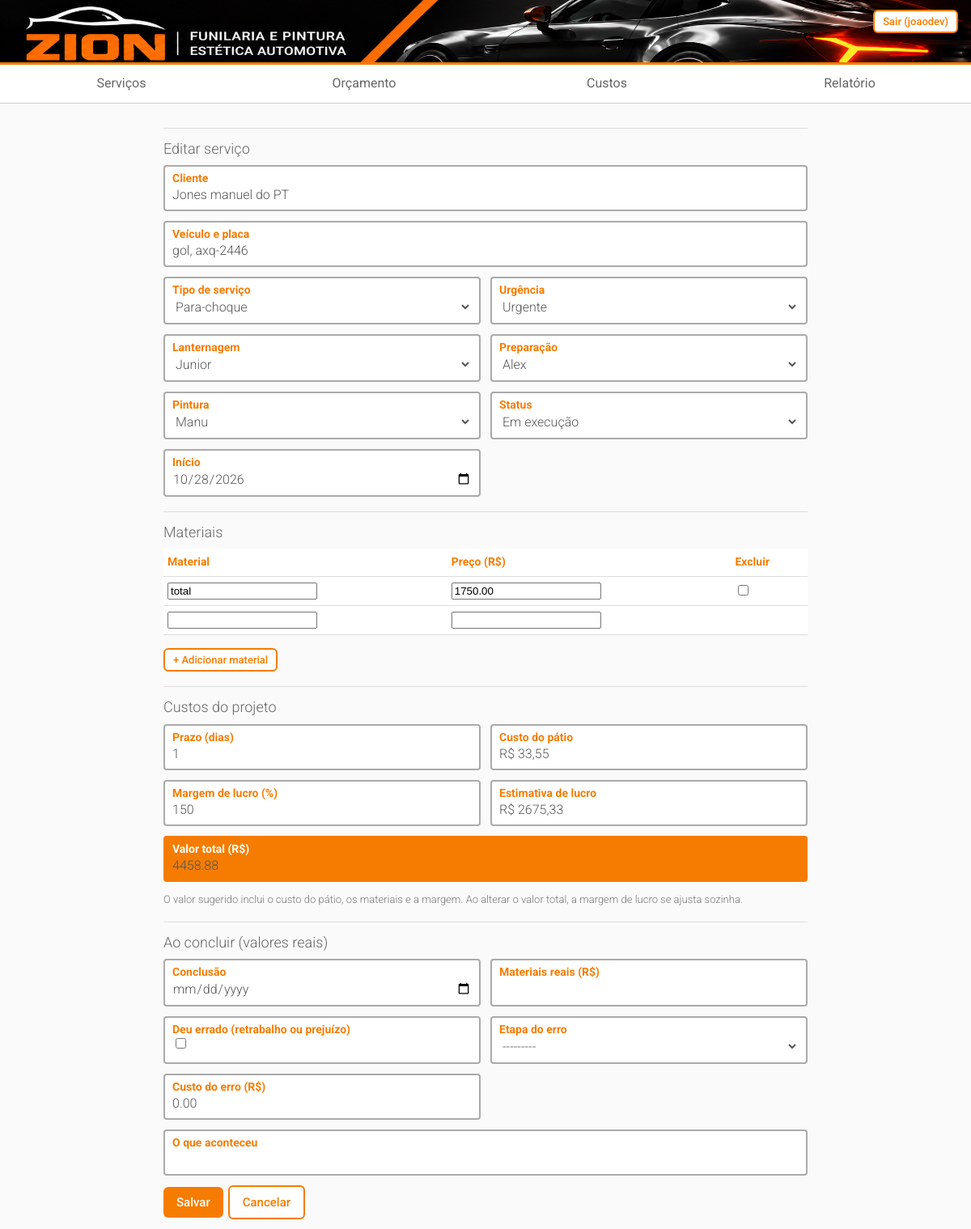
/servicos/11/editar/ (signed in), run on the app's committed database.
### oficina/models.py (models this page shows, shortened)
class Servico(models.Model):
    TIPOS = [
        ("para-choque", "Para-choque"), ("retoque", "Retoque e polimento"),
        ("lanternagem", "Lanternagem"), ("pintura-parcial", "Pintura parcial"),
        ("pintura-completa", "Pintura completa"), ("outro", "Outro"),
    ]
    URGENCIAS = [("normal", "Normal"), ("alta", "Alta"), ("urgente", "Urgente")]
    STATUS = [("execucao", "Em execução"), ("concluido", "Concluído")]
    ETAPAS = [("lanternagem", "Lanternagem"), ("preparacao", "Preparação"), ("pintura", "Pintura")]
    cliente = models.CharField(max_length=120, blank=True)
    veiculo = models.CharField("Veículo e placa", max_length=120, blank=True)
    tipo = models.CharField("Tipo de serviço", max_length=20, choices=TIPOS)
    urgencia = models.CharField("Urgência", max_length=10, choices=URGENCIAS, default="normal")
    status = models.CharField(max_length=10, choices=STATUS, default="execucao")
    prazo = models.PositiveIntegerField("Prazo (dias)", default=1)
    preco = models.DecimalField("Valor total (R$)", max_digits=10, decimal_places=2)
    inicio = models.DateField("Início", default=timezone.localdate)
    fim = models.DateField("Conclusão", null=True, blank=True)
    fixado = models.BooleanField("Fixado no topo da fila", default=False)
    lanternagem = models.ForeignKey(Funcionario, null=True, blank=True, on_delete=models.SET_NULL,
                                    related_name="+", verbose_name="Lanternagem")
    preparacao = models.ForeignKey(Funcionario, null=True, blank=True, on_delete=models.SET_NULL,
                                   related_name="+", verbose_name="Preparação")
    pintura = models.ForeignKey(Funcionario, null=True, blank=True, on_delete=models.SET_NULL,
                                related_name="+", verbose_name="Pintura")
    materiais_reais = models.DecimalField("Materiais reais (R$)", max_digits=10, decimal_places=2,
                                          null=True, blank=True)
    erro = models.BooleanField("Deu errado (retrabalho ou prejuízo)", default=False)
    erro_etapa = models.CharField("Etapa do erro", max_length=12, choices=ETAPAS, blank=True)
    erro_custo = models.DecimalField("Custo do erro (R$)", max_digits=10, decimal_places=2, default=0)
    erro_obs = models.CharField("O que aconteceu", max_length=200, blank=True)
    @property
    def dias(self):
        fim = self.fim or timezone.localdate()
        return max(1, (fim - self.inicio).days)

### oficina/views.py (the view)
# urls.py: path("servicos/<int:pk>/editar/", views.servico_form, name="servico_editar"),
@login_required
def servico_form(request, pk=None):
    obj = get_object_or_404(Servico, pk=pk) if pk else None
    form = ServicoForm(request.POST or None, instance=obj)
    if not obj:  # na criação, esconde os campos que só valem depois do serviço pronto
        for nome in ("fim", "materiais_reais", "erro", "erro_etapa", "erro_custo", "erro_obs"):
            del form.fields[nome]
    formset = MaterialFormSet(request.POST or None, instance=obj)
    if request.method == "POST" and form.is_valid() and formset.is_valid():
        servico = form.save()
        formset.instance = servico
        formset.save()
        messages.success(request, "Serviço salvo.")
        return redirect("fila")
    cfg = ConfiguracaoCustos.atual()
    return render(request, "oficina/servico_form.html", {
        "form": form, "formset": formset, "obj": obj,
        "custo_dia": f"{cfg.custo_dia:.2f}", "margem": f"{cfg.margem_padrao:.2f}",
    })

### oficina/forms.py (shortened to what this page needs)
class ServicoForm(forms.ModelForm):
    class Meta:
        model = Servico
        fields = ["cliente", "veiculo", "tipo", "urgencia", "lanternagem", "preparacao", "pintura",
                  "prazo", "preco", "status", "inicio", "fim", "materiais_reais",
                  "erro", "erro_etapa", "erro_custo", "erro_obs"]
        widgets = {"inicio": DATA, "fim": DATA}

### oficina/models.py (called while the page is built)
    @classmethod
    def atual(cls):
        obj, _ = cls.objects.get_or_create(pk=1)
        return obj

    @property
    def total_mensal(self):
        return self.aluguel + self.energia + self.agua + self.salarios + self.outros

    @property
    def custo_dia(self):
        dias_vagas = self.dias_uteis * self.vagas
        return self.total_mensal / dias_vagas if dias_vagas else D0

    def __str__(self):
        return self.nome

### oficina/templates/oficina/servico_form.html (shortened to what this page needs)
{% extends "base.html" %}
{% block conteudo %}
<form method="post">{% csrf_token %}
 <div class="sec">{% if obj %}Editar serviço{% else %}Novo orçamento{% endif %}</div>
 <div class="g">
  {% include "oficina/_campo.html" with f=form.cliente w=True %}
  {% include "oficina/_campo.html" with f=form.veiculo w=True %}
  {% include "oficina/_campo.html" with f=form.tipo %}
  {% include "oficina/_campo.html" with f=form.urgencia %}
  {% include "oficina/_campo.html" with f=form.lanternagem %}
  {% include "oficina/_campo.html" with f=form.preparacao %}
  {% include "oficina/_campo.html" with f=form.pintura %}
  {% include "oficina/_campo.html" with f=form.status %}
  {% include "oficina/_campo.html" with f=form.inicio %}
 </div>
 <div class="sec">Materiais</div>
 <table id="materiais">
  <tr><th>Material</th><th>Preço (R$)</th>{% if obj %}<th>Excluir</th>{% endif %}</tr>
  {% for f in formset %}
  <tr>{{ f.id }}<td>{{ f.nome }}</td><td>{{ f.preco }}{{ f.preco.errors }}</td>
   {% if obj %}<td>{% if f.instance.pk %}{{ f.DELETE }}{% endif %}</td>{% endif %}</tr>
  {% endfor %}
 </table>
 <p><button type="button" class="btn o s" id="add-material">+ Adicionar material</button></p>
 <div class="sec">Custos do projeto</div>
 <div class="g">
  {% include "oficina/_campo.html" with f=form.prazo %}
  <label class="f"><b>Custo do pátio</b><input id="cp" readonly></label>
  <label class="f"><b>Margem de lucro (%)</b><input id="margem" type="number" step="1" value="{{ margem }}"></label>
  <label class="f"><b>Estimativa de lucro</b><input id="est" readonly></label>
  {% include "oficina/_campo.html" with f=form.preco w=True tot=True %}
 </div>
 <p class="hint">O valor sugerido inclui o custo do pátio, os materiais e a margem. Ao alterar o valor total, a margem de lucro se ajusta sozinha.</p>
 {% if obj %}
 <div class="sec">Ao concluir (valores reais)</div>
 <div class="g">
  {% include "oficina/_campo.html" with f=form.fim %}
  {% include "oficina/_campo.html" with f=form.materiais_reais %}
  {% include "oficina/_campo.html" with f=form.erro %}
  {% include "oficina/_campo.html" with f=form.erro_etapa %}
  {% include "oficina/_campo.html" with f=form.erro_custo %}
  {% include "oficina/_campo.html" with f=form.erro_obs w=True %}
 </div>
 {% endif %}
 <div class="row"><button class="btn">Salvar</button><a class="btn o" href="{% url 'fila' %}">Cancelar</a></div>
</form>
{% endblock %}

### oficina/templates/base.html (shortened to what this page needs)
{% load static %}<!doctype html>
<html lang="pt-br"><head><meta charset="utf-8">
<link rel="stylesheet" href="{% static 'css/style.css' %}">
</head><body>
<header class="zion-header">
<img src="{% static 'img/banner-zion.png' %}" alt="ZION Funilaria e Pintura" class="zion-banner">
{% if user.is_authenticated %}<form method="post" action="{% url 'logout' %}" class="logout-form">{% csrf_token %}<button class="btn o s">Sair ({{ user.username }})</button></form>{% endif %}
</header>
{% if user.is_authenticated %}
<nav>
 <a href="{% url 'fila' %}" {% if request.resolver_match.url_name == 'fila' %}class="on"{% endif %}>Serviços</a>
 <a href="{% url 'servico_novo' %}" {% if request.resolver_match.url_name == 'servico_novo' %}class="on"{% endif %}>Orçamento</a>
 <a href="{% url 'custos' %}" {% if request.resolver_match.url_name == 'custos' %}class="on"{% endif %}>Custos</a>
 <a href="{% url 'relatorio' %}" {% if request.resolver_match.url_name == 'relatorio' %}class="on"{% endif %}>Relatório</a>
</nav>
{% endif %}
<main>
{% block conteudo %}{% endblock %}
</main></body></html>

### oficina/templates/oficina/_campo.html
<label class="f{% if w %} w{% endif %}{% if tot %} tot{% endif %}"><b>{{ f.label }}</b>{{ f }}{{ f.errors }}</label>

### oficina/static/css/style.css (style rules this page uses)
:root { --red:#F57C00;--ink:#333;--mut:#888;--bg:#fafafa;--ok:#17794C }
*,*::before,*::after { box-sizing:border-box }
body { margin:0;background:var(--bg);color:var(--ink);font:300 16px/1.4 Roboto,system-ui,sans-serif }
.zion-header { position:relative;width:100%;background:#000;border-bottom:3px solid var(--red);overflow:hidden }
.zion-banner { display:block;width:100%;height:auto }
.logout-form { position:absolute;top:12px;right:16px;z-index:2;margin:0 }
nav { background:#fff;border-bottom:1px solid #ccc;display:flex }
nav a { flex:1;text-align:center;padding:12px 4px;color:#666;text-decoration:none;font-weight:400 }
main { max-width:820px;margin:0 auto;padding:12px }
.sec { margin:18px 0 8px;padding-top:12px;border-top:1px solid #ddd;font-size:18px;color:#666 }
.g { display:grid;grid-template-columns:1fr 1fr;gap:12px;margin-bottom:12px }
.f { display:block;border:2px solid #aaa;border-radius:4px;padding:6px 9px;background:#fff;min-width:0 }
.f.w { grid-column:1/-1 }
.f b { display:block;color:var(--red);font:700 14px Roboto }
.f input,.f select { width:100%;border:0;outline:0;background:transparent;font:300 16px Roboto;color:#555;padding:3px 0 }
.f input[type=checkbox] { width:auto }
.f.tot { background:var(--red);border-color:var(--red) }
.f.tot b,.f.tot .v { color:#fff }
.btn { display:inline-block;border:0;background:var(--red);color:#fff;font:500 15px Roboto;border-radius:6px;padding:10px 16px;cursor:pointer;text-decoration:none }
.btn.o { background:#fff;color:var(--red);border:2px solid var(--red) }
.btn.s { padding:5px 10px;font-size:13px }
.row { display:flex;gap:6px;flex-wrap:wrap;margin-top:8px;align-items:center }
table { width:100%;border-collapse:collapse;font-size:14px;background:#fff }
th,td { text-align:left;padding:7px 5px;border-bottom:1px solid #ddd }
th { color:var(--red) }
.hint { color:#777;font-size:13px }

### data on the page
Servico: cliente "Jones manuel do PT", veiculo "gol, axq-2446", tipo "Para-choque", urgencia "Urgente", lanternagem "Junior", preparacao "Alex", pintura "Manu", status "Em execução", inicio "10/28/2026", prazo "1", preco "4458.88", erro_etapa "---------", erro_custo "0.00"

### other printed values
{{ user.username }} "joaodev"
